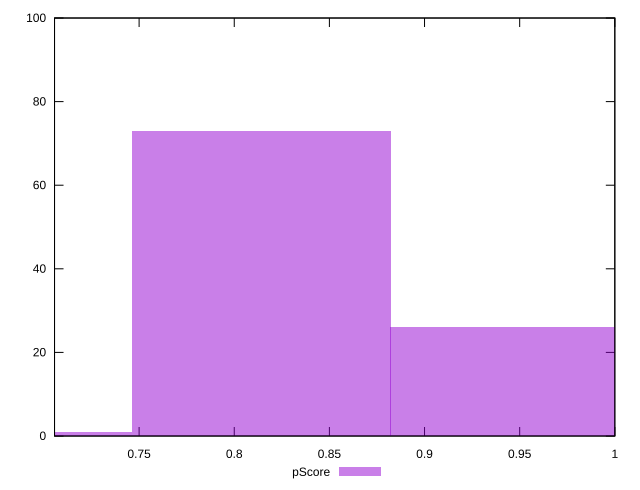

Source code (gnuplot):
reset

$pScore <<EOF
0.8142617262733574 73
0.9499720139855836 26
0.6785514385611312 1
EOF

set key outside below
set boxwidth 0.13571028771222624
set xrange [0.7055555555555556:1]
set yrange [0:100]
set trange [0:100]
set style fill transparent solid 0.5 noborder
set terminal svg size 640, 490 enhanced background rgb 'white'
set output "reprap/uses-optimized-images/samples/pages+cached/pScore/histogram.svg"

plot $pScore title "pScore" with boxes

reset
